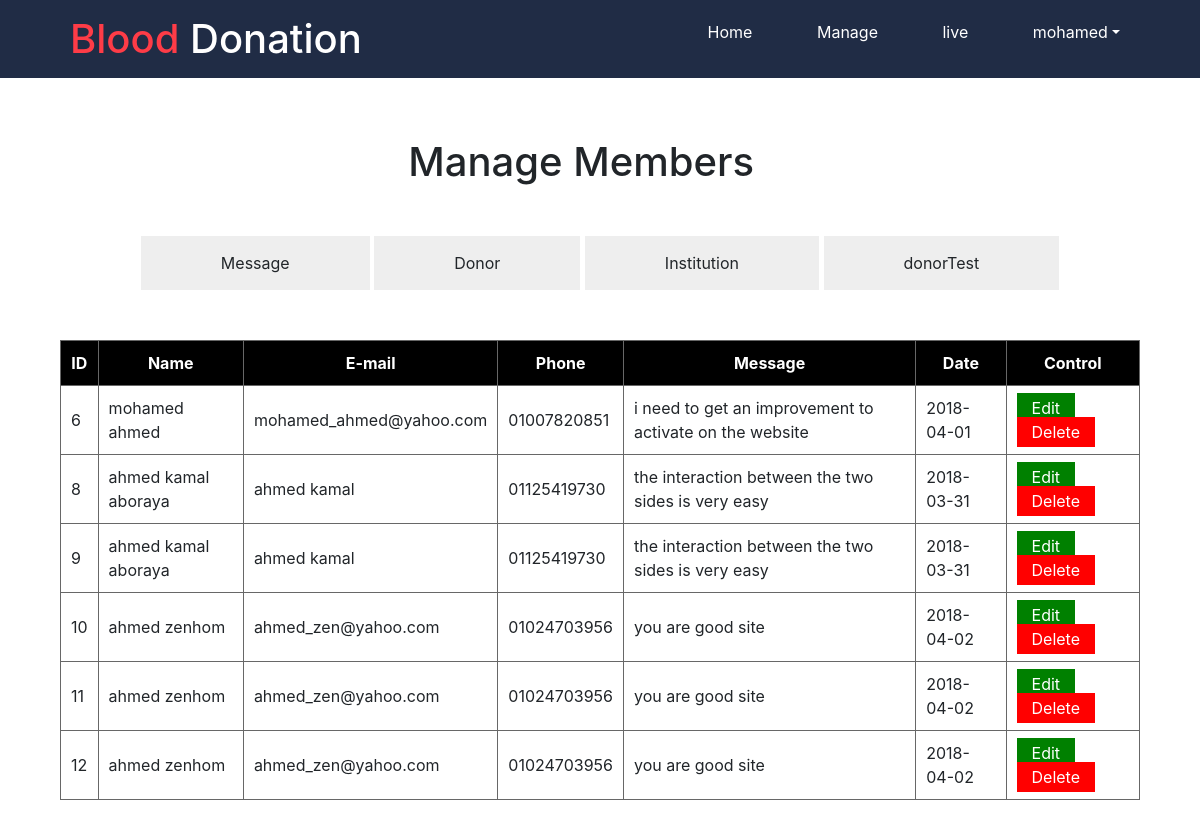
Screenshot of /blood/admin/admin.php (signed in) with the database file from the repository.
### tables this page shows
CREATE TABLE `message` (
  `ID` int(11) NOT NULL,
  `name` varchar(255) NOT NULL,
  `email` varchar(255) NOT NULL,
  `phone` varchar(11) NOT NULL,
  `message` text NOT NULL,
  `creation` date NOT NULL,
  `reg_type` int(11) NOT NULL DEFAULT '0'
);

### blood/admin/admin.php (the view, shortened to what this page needs)
<?php
    include 'init.php';
    if(isset($_SESSION['username'])){
?>
    <section class="admin-section">
        <div class="parent-admin">
            <div class="admin-header">
                <h1 class="manage-members">Manage Members</h1>
                <i class="fa fa-cog" aria-hidden="true"></i>
            </div>
            <div class="admin-tables">
                <div class="tabs-admin">
                    <ul id="my-tabs-admin">
                        <li class="tab-admin" id="tab1-message">Message</li>
                        <li class="tab-admin" id="tab2-donor">Donor</li>
                        <li class="tab-admin" id="tab3-institution" class="inactive3">Institution</li>
                        <li class="tab-admin" id="tab4-test">donorTest</li>
                    </ul>
                </div>
                <div class="admin-table" id="tab1-message-content3">
                    <table>
                        <tr class="table-header">
                            <td>ID</td?>
                            <td>Name</td>
                            <td>E-mail</td>
                            <td>Phone</td>
                            <td>Message</td>
                            <td>Date</td>
                            <td>Control</td>
                        </tr>
                            <?php
                                $stmt_mes=$con->prepare("SELECT* FROM message");
                                $stmt_mes->execute();
                                while($row=$stmt_mes->fetch()){?>
                                <tr>
                                    <td><?php echo $row['ID']; ?></td>
                                    <td><?php echo $row['name']; ?></td>
                                    <td><?php echo $row['email']; ?></td>
                                    <td><?php echo $row['phone']; ?></td>
                                    <td><?php echo $row['message']; ?></td>
                                    <td><?php echo $row['creation']; ?></td>
                                    <td><a href="edit_content.php?do=mes_edit&mes_ID=<?php echo $row['ID']; ?>" class="edit-button-admin"  >Edit</a> <a href="edit_content.php?do=mes_delete&mes_ID=<?php echo $row['ID']; ?>"  class="delete-button-admin">Delete</a></td>
                                </tr>
                                    <?php } ?>
                    </table>
                </div>
            </div>
        </div>
    </section>
<?php
    }else{
        header('Location:../index.php');
    }
include $temp_path.'footer.php';
?>

### blood/admin/layout/css/admin.css (style rules this page uses)
.admin-header { text-align: center; }
.manage-members { display: inline; padding-right: 10px; }
.fa-cog { font-size: 30px; }
.parent-admin { padding: 5%; }
.tabs-admin { width: 100%; text-align: center; padding-top: 50px; padding-bottom: 50px; }
#my-tabs-admin { list-style: none; padding: 0; margin: 0; }
#my-tabs-admin > li { display: inline-block; padding: 15px 80px; background-color: #EEE; text-align: center; cursor: pointer; }
table, td, th { border: 1px solid #676767; padding: 10px 10px; }
table { width: 100%; }
.table-header { font-weight: bold; color: #FFF; background-color: black; text-align: center; }
.edit-button-admin { background-color: green; color: #FFF; padding: 5px 15px; border: none; }
.delete-button-admin { background-color: red; color: #FFF; padding: 5px 15px; border: none; }

### rows the page displays
message: ID "6", name "mohamed ahmed", email "mohamed_ahmed@yahoo.com", phone "01007820851", message "i need to get an improvement to activate on the website", creation "2018-04-01"
message: ID "8", name "ahmed kamal aboraya", email "ahmed kamal", phone "01125419730", message "the interaction between the two sides is very easy", creation "2018-03-31"
message: ID "9", name "ahmed kamal aboraya", email "ahmed kamal", phone "01125419730", message "the interaction between the two sides is very easy", creation "2018-03-31"
message: ID "10", name "ahmed zenhom", email "ahmed_zen@yahoo.com", phone "01024703956", message "you are good site", creation "2018-04-02"
message: ID "11", name "ahmed zenhom", email "ahmed_zen@yahoo.com", phone "01024703956", message "you are good site", creation "2018-04-02"
message: ID "12", name "ahmed zenhom", email "ahmed_zen@yahoo.com", phone "01024703956", message "you are good site", creation "2018-04-02"

### other values shown
$_SESSION['username'] "mohamed"
